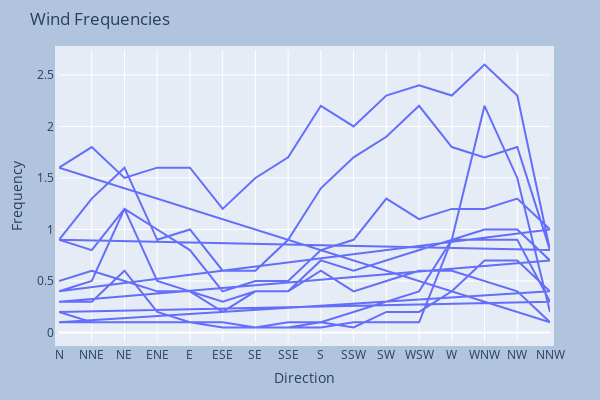

Source (notebook cell):
### Markdown cell above
### Adjusting Height, Width, & Margins With Graph Objects

### Code cell
import plotly.graph_objects as go

fig = go.Figure()

df = px.data.wind()
fig.add_trace(go.Scatter(
    x= df["direction"],
    y= df["frequency"]
))

fig.update_layout(
    title="Wind Frequencies",
    xaxis_title="Direction",
    yaxis_title="Frequency",
    autosize=False,
    width=600,
    height=400,
    margin=dict(
        l=50,
        r=50,
        b=50,
        t=50,
        pad=4
    ),
    paper_bgcolor="LightSteelBlue",
)

fig.show()

### Figure 1 — Plotly figure (JSON) as saved in the notebook; plotly's stock layout.template omitted (floating-point values rounded to 4 significant figures)
{"data": [{"type": "scatter", "x": ["N", "NNE", "NE", "ENE", "E", "ESE", "SE", "SSE", "S", "SSW", "SW", "WSW", "W", "WNW", "NW", "NNW", "N", "NNE", "NE", "ENE", "E", "ESE", "SE", "SSE", "S", "SSW", "SW", "WSW", "W", "WNW", "NW", "NNW", "N", "NNE", "NE", "ENE", "E", "ESE", "SE", "SSE", "S", "SSW", "SW", "WSW", "W", "WNW", "NW", "NNW", "N", "NNE", "NE", "ENE", "E", "ESE", "SE", "SSE", "S", "SSW", "SW", "WSW", "W", "WNW", "NW", "NNW", "N", "NNE", "NE", "ENE", "E", "ESE", "SE", "SSE", "S", "SSW", "SW", "WSW", "W", "WNW", "NW", "NNW", "N", "NNE", "NE", "ENE", "E", "ESE", "SE", "SSE", "S", "SSW", "SW", "WSW", "W", "WNW", "NW", "NNW", "N", "NNE", "NE", "ENE", "E", "ESE", "SE", "SSE", "S", "SSW", "SW", "WSW", "W", "WNW", "NW", "NNW", "N", "NNE", "NE", "ENE", "E", "ESE", "SE", "SSE", "S", "SSW", "SW", "WSW", "W", "WNW", "NW", "NNW"], "y": [0.5, 0.6, 0.5, 0.4, 0.4, 0.3, 0.4, 0.4, 0.6, 0.4, 0.5, 0.6, 0.6, 0.5, 0.4, 0.1, 1.6, 1.8, 1.5, 1.6, 1.6, 1.2, 1.5, 1.7, 2.2, 2, 2.3, 2.4, 2.3, 2.6, 2.3, 0.8, 0.9, 1.3, 1.6, 0.9, 1, 0.6, 0.6, 0.9, 1.4, 1.7, 1.9, 2.2, 1.8, 1.7, 1.8, 0.8, 0.9, 0.8, 1.2, 1, 0.8, 0.4, 0.5, 0.5, 0.8, 0.9, 1.3, 1.1, 1.2, 1.2, 1.3, 1, 0.4, 0.5, 1.2, 0.5, 0.4, 0.2, 0.4, 0.4, 0.7, 0.6, 0.7, 0.8, 0.9, 1, 1, 0.7, 0.3, 0.3, 0.6, 0.2, 0.1, 0.1, 0.05, 0.1, 0.1, 0.2, 0.3, 0.4, 0.9, 0.9, 0.9, 0.3, 0.2, 0.1, 0.1, 0.1, 0.1, 0.1, 0.05, 0.05, 0.1, 0.05, 0.2, 0.2, 0.4, 0.7, 0.7, 0.4, 0.1, 0.1, 0.1, 0.1, 0.1, 0.05, 0.05, 0.05, 0.05, 0.1, 0.1, 0.1, 0.9, 2.2, 1.5, 0.2]}], "layout": {"autosize": false, "height": 400, "margin": {"b": 50, "l": 50, "pad": 4, "r": 50, "t": 50}, "paper_bgcolor": "LightSteelBlue", "title": {"text": "Wind Frequencies"}, "width": 600, "xaxis": {"title": {"text": "Direction"}}, "yaxis": {"title": {"text": "Frequency"}}}}
